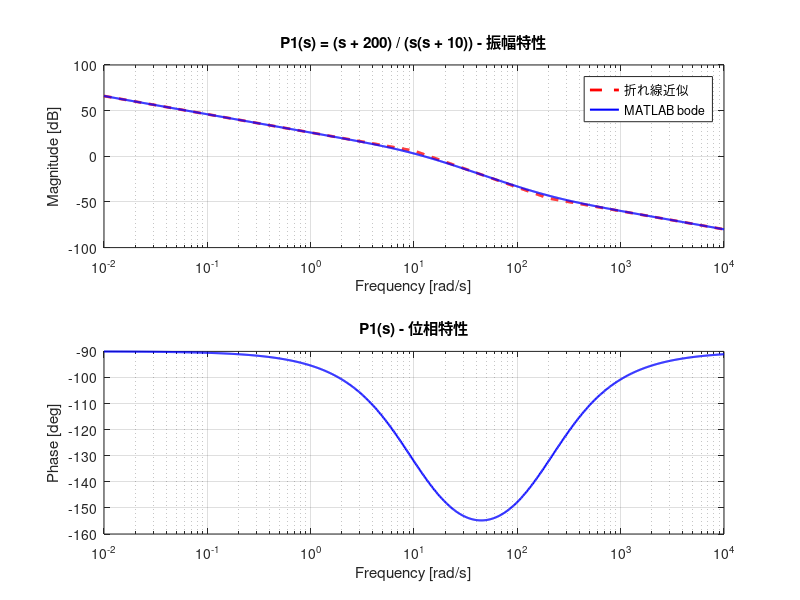
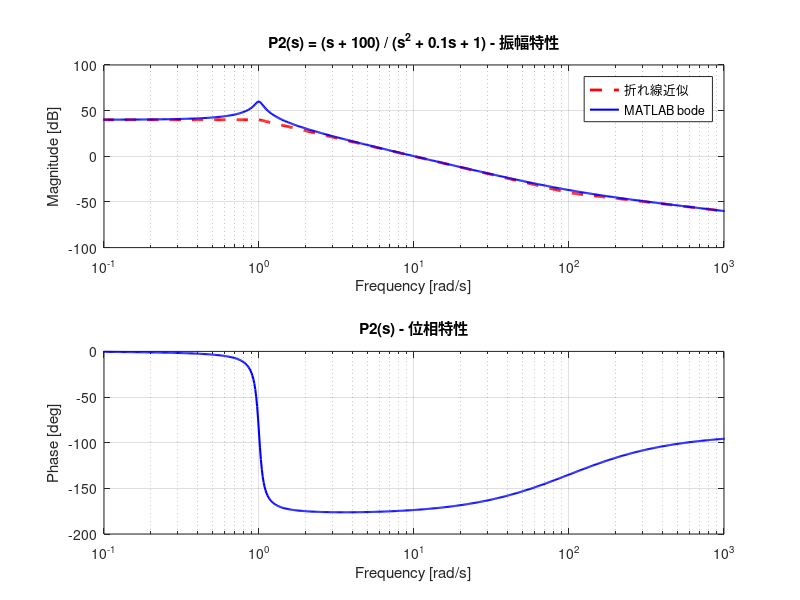

These figures' MATLAB source, in order:
clear all; close all; clc;

fprintf('=== P1(s) = (s + 200) / (s(s + 10)) の解析 ===\n');

num1 = [1 200];
den1 = [1 10 0];
P1 = tf(num1, den1);

omega_z1 = 200;
omega_p1 = 0;
omega_p2 = 10;

fprintf('零点: omega = %g [rad/s]\n', omega_z1);
fprintf('極点: omega = 0 [rad/s] (積分要素)\n');
fprintf('極点: omega = %g [rad/s]\n', omega_p2);

w = logspace(-2, 4, 1000);

K_dc = 20;

mag_approx1 = zeros(size(w));
for i = 1:length(w)
    omega = w(i);

    integral_gain = -20 * log10(omega);

    if omega < omega_z1
        zero_gain = 0;
    else
        zero_gain = 20 * log10(omega / omega_z1);
    end

    if omega < omega_p2
        pole_gain = 0;
    else
        pole_gain = -20 * log10(omega / omega_p2);
    end

    mag_approx1(i) = 20*log10(K_dc) + integral_gain + zero_gain + pole_gain;
end

[mag1, phase1, w_bode1] = bode(P1, w);
mag1_db = 20 * log10(squeeze(mag1));
phase1_deg = squeeze(phase1);

figure(1);
subplot(2,1,1);
semilogx(w, mag_approx1, 'r--', 'LineWidth', 2, 'DisplayName', '折れ線近似');
hold on;
semilogx(w_bode1, mag1_db, 'b-', 'LineWidth', 1.5, 'DisplayName', 'MATLAB bode');
grid on;
xlabel('Frequency [rad/s]');
ylabel('Magnitude [dB]');
title('P1(s) = (s + 200) / (s(s + 10)) - 振幅特性');
legend('Location', 'best');
xlim([1e-2, 1e4]);

subplot(2,1,2);
semilogx(w_bode1, phase1_deg, 'b-', 'LineWidth', 1.5);
grid on;
xlabel('Frequency [rad/s]');
ylabel('Phase [deg]');
title('P1(s) - 位相特性');
xlim([1e-2, 1e4]);

fprintf('\n=== P2(s) = (s + 100) / (s^2 + 0.1s + 1) の解析 ===\n');

num2 = [1 100];
den2 = [1 0.1 1];
P2 = tf(num2, den2);

omega_n = 1;
zeta = 0.1 / (2 * omega_n);
omega_z2 = 100;

fprintf('零点: omega = %g [rad/s]\n', omega_z2);
fprintf('固有角周波数: omega_n = %g [rad/s]\n', omega_n);
fprintf('減衰定数: zeta = %g\n', zeta);

DC_gain2 = 100 / 1;
fprintf('DC gain = %g =%g dB\n', DC_gain2, 20*log10(DC_gain2));

mag_approx2 = zeros(size(w));
for i = 1:length(w)
    omega = w(i);

    gain = 20 * log10(DC_gain2);

    if omega < omega_z2
        zero_gain = 0;
    else 
        zero_gain = 20 * log10(omega / omega_z2);
    end

    if omega < omega_n
        pole_gain = 0;
    else
        pole_gain = -40 * log10(omega / omega_n);
    end

    mag_approx2(i) = gain + zero_gain + pole_gain;
end

[mag2, phase2, w_bode2] = bode(P2, w);
mag2_db = 20 * log10(squeeze(mag2));
phase2_deg = squeeze(phase2);

figure(2);
subplot(2,1,1);
semilogx(w, mag_approx2, 'r--', 'LineWidth', 2, 'DisplayName', '折れ線近似');
hold on;
semilogx(w_bode2, mag2_db, 'b-', 'LineWidth', 1.5, 'DisplayName', 'MATLAB bode');
grid on;
xlabel('Frequency [rad/s]');
ylabel('Magnitude [dB]');
title('P2(s) = (s + 100) / (s^2 + 0.1s + 1) - 振幅特性');
legend('Location', 'best');
xlim([1e-1, 1e3]);

subplot(2,1,2);
semilogx(w_bode2, phase2_deg, 'b-', 'LineWidth', 1.5);
grid on;
xlabel('Frequency [rad/s]');
ylabel('Phase [deg]');
title('P2(s) - 位相特性');
xlim([1e-1, 1e3]);